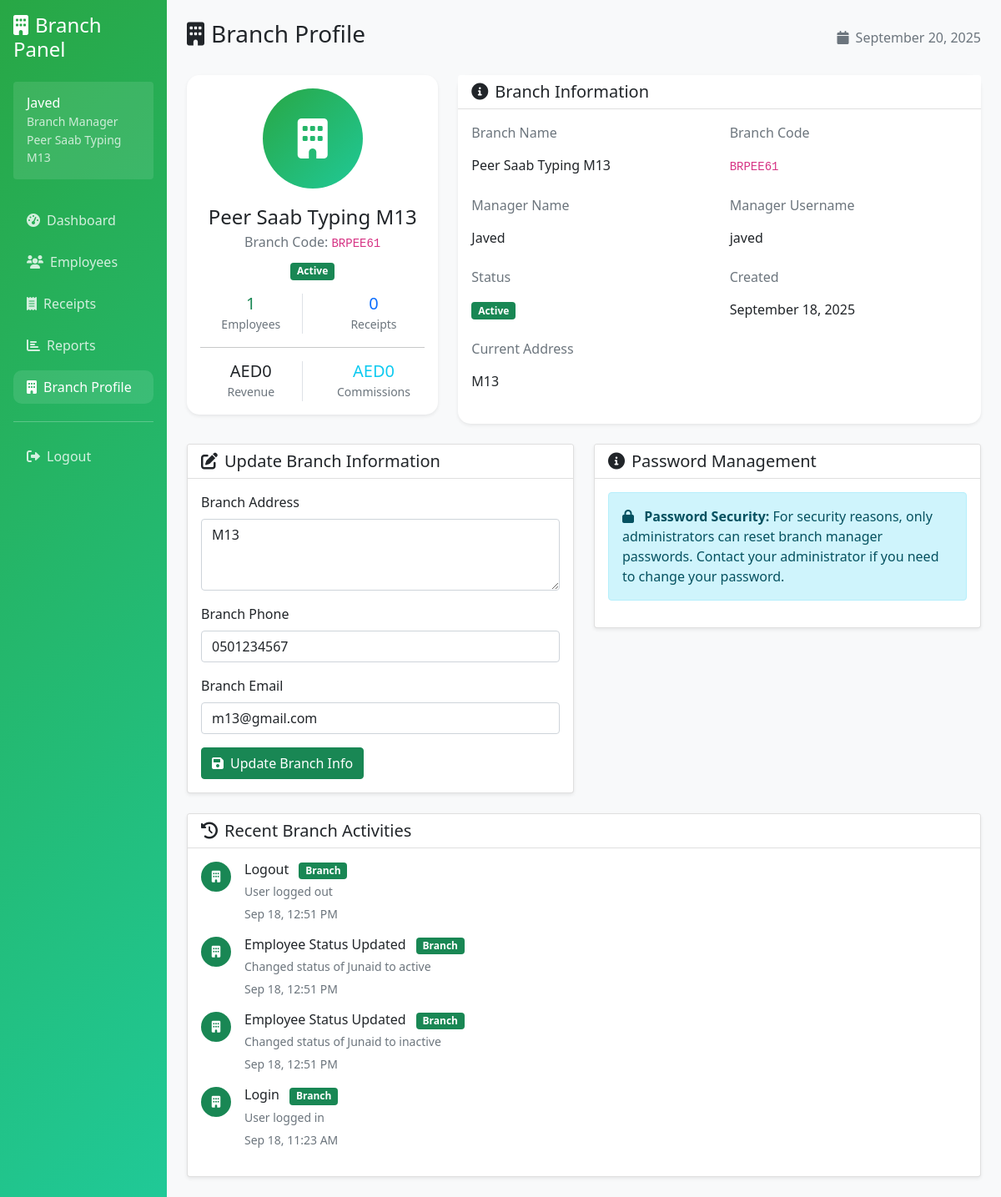
The app's page /branch/profile.php (signed in), older data.
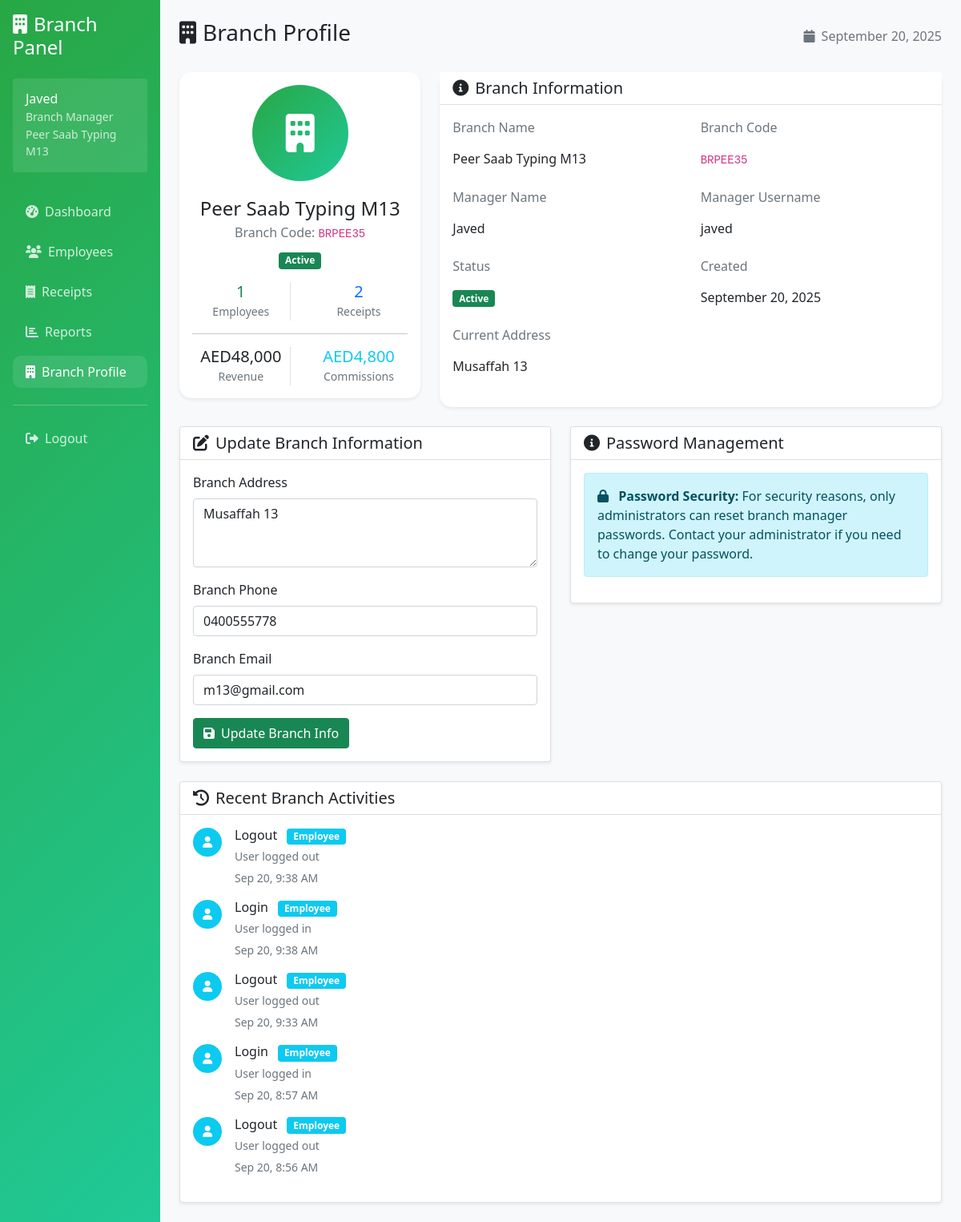
The same page, newer data.
### tables this page shows
CREATE TABLE branches (
            id INTEGER PRIMARY KEY AUTOINCREMENT,
            branch_name VARCHAR(100) NOT NULL,
            branch_code VARCHAR(20) UNIQUE NOT NULL,
            address TEXT,
            phone VARCHAR(20),
            email VARCHAR(100),
            manager_username VARCHAR(50) UNIQUE NOT NULL,
            manager_password VARCHAR(255) NOT NULL,
            manager_full_name VARCHAR(100) NOT NULL,
            status TEXT DEFAULT 'active' CHECK (status IN ('active', 'inactive')),
            created_at DATETIME DEFAULT CURRENT_TIMESTAMP
        );

CREATE TABLE settings (
            id INTEGER PRIMARY KEY AUTOINCREMENT,
            setting_key VARCHAR(100) UNIQUE NOT NULL,
            setting_value TEXT,
            updated_at DATETIME DEFAULT CURRENT_TIMESTAMP
        );

CREATE TABLE activity_logs (
            id INTEGER PRIMARY KEY AUTOINCREMENT,
            user_type TEXT NOT NULL CHECK (user_type IN ('admin', 'branch', 'employee')),
            user_id INTEGER NOT NULL,
            action VARCHAR(100) NOT NULL,
            description TEXT,
            ip_address VARCHAR(45),
            created_at DATETIME DEFAULT CURRENT_TIMESTAMP
        );

### config/database.php (called while the page is built, shortened)
<?php
class Database {
    private $connection;
    public function __construct() {
        $this->db_path = __DIR__ . '/../data/typing_center.db';
        $dir = dirname($this->db_path);
        $this->connection = new PDO("sqlite:" . $this->db_path);
        $this->connection->setAttribute(PDO::ATTR_ERRMODE, PDO::ERRMODE_EXCEPTION);
        $this->connection->exec("PRAGMA foreign_keys = ON");
        $this->createTables();
    }
    public function getConnection() {
        return $this->connection;
    }
    private function createTables() {
        $this->connection->exec($sql);
        $stmt = $this->connection->prepare("SELECT COUNT(*) FROM admin");
        $stmt->execute();
    }
}
?>

### includes/auth.php (called while the page is built, shortened)
<?php
class Auth {
    public function getUserInfo() {
        return [
            'id' => $_SESSION['user_id'] ?? null,
            'type' => $_SESSION['user_type'] ?? null,
            'username' => $_SESSION['username'] ?? null,
            'full_name' => $_SESSION['full_name'] ?? null,
            'branch_id' => $_SESSION['branch_id'] ?? null,
            'branch_name' => $_SESSION['branch_name'] ?? null
        ];
    }
}
?>

### branch/profile.php (the view, shortened to what the changed rows need)
<?php
require_once '../config/database.php';
require_once '../includes/auth.php';
$database = new Database();
$auth = new Auth($database);
$auth->requireRole(['branch']);
$user_info = $auth->getUserInfo();
$db = $database->getConnection();
$stmt = $db->prepare("SELECT * FROM branches WHERE id = ?");
$stmt->execute([$user_info['id']]);
$branch_info = $stmt->fetch(PDO::FETCH_ASSOC);
$stmt = $db->query("SELECT setting_value FROM settings WHERE setting_key = 'currency' LIMIT 1");
$currency_result = $stmt->fetch(PDO::FETCH_ASSOC);
$currency = $currency_result ? $currency_result['setting_value'] : 'USD';
$stmt = $db->prepare("SELECT
    COUNT(DISTINCT e.id) as total_employees,
    COUNT(DISTINCT r.id) as total_receipts,
    COALESCE(SUM(r.total_amount), 0) as total_revenue,
    COALESCE(SUM(r.total_commission), 0) as total_commission
    FROM branches b
    LEFT JOIN employees e ON b.id = e.branch_id AND e.status = 'active'
    LEFT JOIN receipts r ON b.id = r.branch_id
    WHERE b.id = ?");
$stmt->execute([$user_info['id']]);
$stats = $stmt->fetch(PDO::FETCH_ASSOC);
$stmt = $db->prepare("SELECT al.*, e.full_name as user_name
    FROM activity_logs al
    LEFT JOIN employees e ON al.user_type = 'employee' AND al.user_id = e.id
    WHERE (al.user_type = 'branch' AND al.user_id = ?) OR
          (al.user_type = 'employee' AND al.user_id IN (SELECT id FROM employees WHERE branch_id = ?))
    ORDER BY al.created_at DESC LIMIT 5");
$stmt->execute([$user_info['id'], $user_info['id']]);
$recent_activities = $stmt->fetchAll(PDO::FETCH_ASSOC);
?>
<!DOCTYPE html>
<html lang="en">
<head>
    <link href="https://cdn.jsdelivr.net/npm/bootstrap@5.1.3/dist/css/bootstrap.min.css" rel="stylesheet">
    <link href="https://cdnjs.cloudflare.com/ajax/libs/font-awesome/6.0.0/css/all.min.css" rel="stylesheet">
</head>
<body>
    <div class="container-fluid">
        <div class="row">
            <div class="col-md-3 col-lg-2 sidebar p-3">
                <div class="user-info bg-white bg-opacity-10 rounded p-3 mb-4">
                    <div>
                        <h6 class="mb-0"><?= htmlspecialchars($user_info['full_name']) ?></h6>
                        <small class="opacity-75">Branch Manager</small>
                        <div class="small opacity-75"><?= htmlspecialchars($branch_info['branch_name']) ?></div>
                    </div>
                </div>
            </div>
            <div class="col-md-9 col-lg-10 p-4">
                <div class="d-flex justify-content-between align-items-center mb-4">
                    <h1 class="h3"><i class="fas fa-building me-2"></i>Branch Profile</h1>
                </div>
                <div class="row">
                    <div class="col-lg-4 mb-4">
                        <div class="card info-card shadow-sm">
                            <div class="card-body text-center">
                                <div class="profile-avatar">
                                    <i class="fas fa-building"></i>
                                </div>
                                <h4 class="mb-1"><?= htmlspecialchars($branch_info['branch_name']) ?></h4>
                                <p class="text-muted mb-2">Branch Code: <code><?= htmlspecialchars($branch_info['branch_code']) ?></code></p>
                                <p class="text-muted mb-3">
                                    <span class="badge bg-<?= $branch_info['status'] === 'active' ? 'success' : 'danger' ?>">
                                        <?= ucfirst($branch_info['status']) ?>
                                    </span>
                                </p>
                                <div class="row text-center">
                                    <div class="col-6">
                                    </div>
                                    <div class="col-6">
                                        <h5 class="mb-0 text-primary"><?= $stats['total_receipts'] ?></h5>
                                        <small class="text-muted">Receipts</small>
                                    </div>
                                </div>
                                <hr>
                                <div class="row text-center">
                                    <div class="col-6">
                                        <div class="border-end">
                                            <h5 class="mb-0"><?= $currency ?><?= number_format($stats['total_revenue'], 0) ?></h5>
                                            <small class="text-muted">Revenue</small>
                                        </div>
                                    </div>
                                    <div class="col-6">
                                        <h5 class="mb-0 text-info"><?= $currency ?><?= number_format($stats['total_commission'], 0) ?></h5>
                                        <small class="text-muted">Commissions</small>
                                    </div>
                                </div>
                            </div>
                        </div>
                    </div>
                    <div class="col-lg-8 mb-4">
                        <div class="card info-card shadow-sm">
                            <div class="card-body">
                                <div class="row">
                                    <div class="col-md-6 mb-3">
                                        <label class="form-label text-muted">Branch Name</label>
                                        <div class="form-control-plaintext"><?= htmlspecialchars($branch_info['branch_name']) ?></div>
                                    </div>
                                    <div class="col-md-6 mb-3">
                                        <div class="form-control-plaintext"><code><?= htmlspecialchars($branch_info['branch_code']) ?></code></div>
                                    </div>
                                    <div class="col-md-6 mb-3">
                                        <label class="form-label text-muted">Manager Name</label>
                                        <div class="form-control-plaintext"><?= htmlspecialchars($branch_info['manager_full_name']) ?></div>
                                    </div>
                                    <div class="col-md-6 mb-3">
                                        <label class="form-label text-muted">Manager Username</label>
                                        <div class="form-control-plaintext"><?= htmlspecialchars($branch_info['manager_username']) ?></div>
                                    </div>
                                    <div class="col-md-6 mb-3">
                                        <div class="form-control-plaintext">
                                            <span class="badge bg-<?= $branch_info['status'] === 'active' ? 'success' : 'danger' ?>">
                                                <?= ucfirst($branch_info['status']) ?>
                                            </span>
                                        </div>
                                    </div>
                                    <div class="col-md-6 mb-3">
                                        <label class="form-label text-muted">Created</label>
                                        <div class="form-control-plaintext"><?= date('F j, Y', strtotime($branch_info['created_at'])) ?></div>
                                    </div>
                                    <div class="col-12 mb-3">
                                        <label class="form-label text-muted">Current Address</label>
                                        <div class="form-control-plaintext"><?= htmlspecialchars($branch_info['address'] ?: 'Not specified') ?></div>
                                    </div>
                                </div>
                            </div>
                        </div>
                    </div>
                </div>
                <div class="row">
                    <div class="col-lg-6 mb-4">
                        <div class="card shadow-sm">
                            <div class="card-body">
                                <form method="POST">
                                    <div class="mb-3">
                                        <label for="address" class="form-label">Branch Address</label>
                                        <textarea class="form-control" id="address" name="address" rows="3"><?= htmlspecialchars($branch_info['address'] ?? '') ?></textarea>
                                    </div>
                                    <div class="mb-3">
                                        <label for="phone" class="form-label">Branch Phone</label>
                                        <input type="tel" class="form-control" id="phone" name="phone" value="<?= htmlspecialchars($branch_info['phone'] ?? '') ?>">
                                    </div>
                                    <div class="mb-3">
                                        <label for="email" class="form-label">Branch Email</label>
                                        <input type="email" class="form-control" id="email" name="email" value="<?= htmlspecialchars($branch_info['email'] ?? '') ?>">
                                    </div>
                                </form>
                            </div>
                        </div>
                    </div>
                </div>
                <?php if (!empty($recent_activities)): ?>
                    <div class="row">
                        <div class="col-12">
                            <div class="card shadow-sm">
                                <div class="card-body">
                                    <div class="activity-feed">
                                        <?php foreach ($recent_activities as $activity): ?>
                                            <div class="d-flex mb-3">
                                                <div class="flex-shrink-0">
                                                    <div class="avatar bg-<?=
                                                        $activity['user_type'] === 'branch' ? 'success' : 'info'
                                                    ?> text-white rounded-circle d-flex align-items-center justify-content-center" style="width: 36px; height: 36px; font-size: 14px;">
                                                        <i class="fas fa-<?=
                                                            $activity['user_type'] === 'branch' ? 'building' : 'user'
                                                        ?>"></i>
                                                    </div>
                                                </div>
                                                <div class="flex-grow-1 ms-3">
                                                    <h6 class="mb-1">
                                                        <?= htmlspecialchars($activity['action']) ?>
                                                        <span class="badge bg-<?=
                                                            $activity['user_type'] === 'branch' ? 'success' : 'info'
                                                        ?> ms-2">
                                                            <?= ucfirst($activity['user_type']) ?>
                                                        </span>
                                                    </h6>
                                                    <p class="mb-1 small text-muted"><?= htmlspecialchars($activity['description']) ?></p>
                                                    <small class="text-muted">
                                                        <?= date('M j, g:i A', strtotime($activity['created_at'])) ?>
                                                    </small>
                                                </div>
                                            </div>
                                        <?php endforeach; ?>
                                    </div>
                                </div>
                            </div>
                        </div>
                    </div>
                <?php endif; ?>
            </div>
        </div>
    </div>
</body>
</html>

Row changes from the older to the newer data that the page shows:
no longer on this page (row edited): activity_logs: action "Logout", user_type "Branch", description "User logged out", created_at "Sep 18, 12:51 PM"
no longer on this page (row edited): activity_logs: action "Employee Status Updated", user_type "Branch", description "Changed status of Junaid to active", created_at "Sep 18, 12:51 PM"
no longer on this page (row edited): activity_logs: action "Employee Status Updated", user_type "Branch", description "Changed status of Junaid to inactive", created_at "Sep 18, 12:51 PM"
no longer on this page (row edited): activity_logs: action "Login", user_type "Branch", description "User logged in", created_at "Sep 18, 11:23 AM"
changed branches "Peer Saab Typing M13": branch_code "BRPEE61" → "BRPEE35"; created_at "September 18, 2025" → "September 20, 2025"; address "M13" → "Musaffah 13"; phone "0501234567" → "0400555778"
added activity_logs: action "Logout", user_type "Employee", description "User logged out", created_at "Sep 20, 9:38 AM"
added activity_logs: action "Login", user_type "Employee", description "User logged in", created_at "Sep 20, 9:38 AM"
now on this page (row edited): activity_logs: action "Logout", user_type "Employee", description "User logged out", created_at "Sep 20, 9:33 AM"
now on this page (row edited): activity_logs: action "Login", user_type "Employee", description "User logged in", created_at "Sep 20, 8:57 AM"
now on this page (row edited): activity_logs: action "Logout", user_type "Employee", description "User logged out", created_at "Sep 20, 8:56 AM"
Text that changed along with them:
$stats['total_receipts']: "0" → "2"
$stats['total_revenue']: "0" → "48,000"
$stats['total_commission']: "0" → "4,800"
